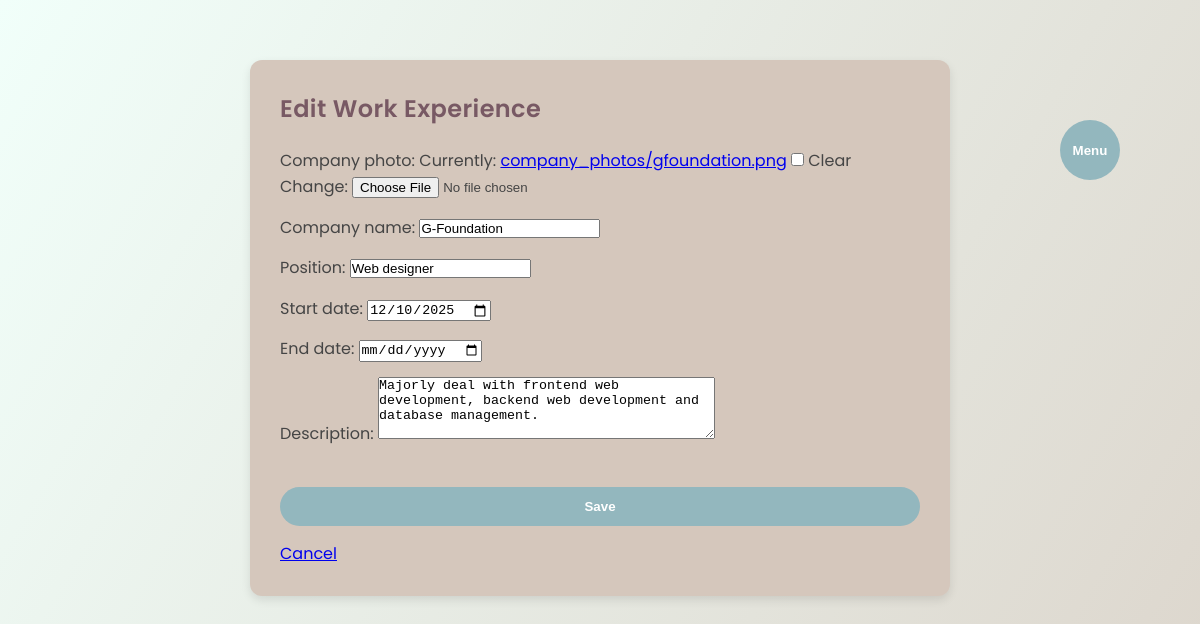
Page /edit/6/ on the committed database.
### work_experience/models.py (models this page shows, shortened)
class WorkExperience(models.Model):
    company_photo = models.ImageField(upload_to='company_photos/' ,blank=True, null=True)
    company_name = models.CharField(max_length=255)
    position = models.CharField(max_length=255)
    start_date = models.DateField()
    end_date = models.DateField(null=True, blank=True)
    description = models.TextField()

### Mainpage/views.py (the view)
# urls.py: path('edit/<int:pk>/', views.work_update, name='work_update'),
def work_update(request, pk):
    work = get_object_or_404(WorkExperience, pk=pk)
    if request.method == "POST":
        form = WorkExperienceForm(request.POST, request.FILES, instance=work)
        if form.is_valid():
            form.save()
            return redirect('admin_dashboard')
    else:
        form = WorkExperienceForm(instance=work)
    context = {'form': form}
    return render(request, 'work/form.html', context)

### work_experience/forms.py
class WorkExperienceForm(forms.ModelForm):
    class Meta:
        model = WorkExperience
        fields = ['company_photo', 'company_name', 'position', 'start_date', 'end_date', 'description']
        widgets = {
            'company_photo': forms.ClearableFileInput(attrs={'class': 'form-control-file'}),
            'company_name': forms.TextInput(attrs={'class': 'form-control'}),
            'position': forms.TextInput(attrs={'class': 'form-control'}),
            'start_date': forms.DateInput(attrs={'type': 'date'}),
            'end_date': forms.DateInput(attrs={'type': 'date'}),
            'description': forms.Textarea(attrs={'class': 'form-control', 'rows': 4}),
        }

### work_experience/templates/work/form.html (shortened to what this page needs)
{% extends "start.html" %}
{% block content %}
<div class="work-form">
  <h2>{% if form.instance.pk %}Edit{% else %}Create{% endif %} Work Experience</h2>
  <form method="post" enctype="multipart/form-data">
      {{ form.as_p }}
      <button type="submit" class="btn">Save</button>
      <a href="{% url 'admin_dashboard' %}" class="back-link">Cancel</a>
  </form>
</div>
{% endblock %}

### static/css/styles.css (style rules this page uses)
:root { --accent-primary: #93B7BE; --accent-secondary: #785964; --bg-main: #F1FFFA; --card-bg: #D5C7BC; --text-main: #454545; --text-muted: #6b6b6b; --btn-hover: #785964; }
* { margin: 0; padding: 0; box-sizing: border-box; }
html { scroll-behavior: smooth; }
body { font-family: 'Poppins', system-ui, -apple-system, BlinkMacSystemFont, sans-serif; background-color: var(--bg-main); color: var(--text-main); line-height: 1.6; font-weight: 400; }
body::before { content: ""; position: fixed; inset: 0; z-index: -1; background: linear-gradient( 120deg, var(--bg-main), var(--card-bg), var(--accent-primary), var(--bg-main) ); background-size: 400% 400%; animation: globalGradient 30s ease infinite; }
h1, h2, h3, h4 { font-weight: 600; letter-spacing: 0.4px; }
form button.btn { width: 100%; padding: 12px; background: var(--accent-primary); color: #fff; border: none; border-radius: 30px; font-weight: bold; cursor: pointer; transition: background 0.3s; }
.btn { display: inline-block; margin-top: 25px; padding: 12px 30px; border-radius: 30px; background: var(--accent-primary); color: #fff; font-weight: bold; text-decoration: none; transition: all 0.3s ease; }
.work-form { background: var(--card-bg); padding: 30px; border-radius: 12px; max-width: 700px; margin: 60px auto; box-shadow: 0 4px 10px rgba(0,0,0,0.1); }
.work-form h2 { color: var(--accent-secondary); margin-bottom: 20px; }
.work-form form { display: flex; flex-direction: column; gap: 15px; }

### rows in the picture
WorkExperience: company_name "G-Foundation", position "Web designer", start_date "12/10/2025", description "Majorly deal with frontend web development, backend web development and database management."
